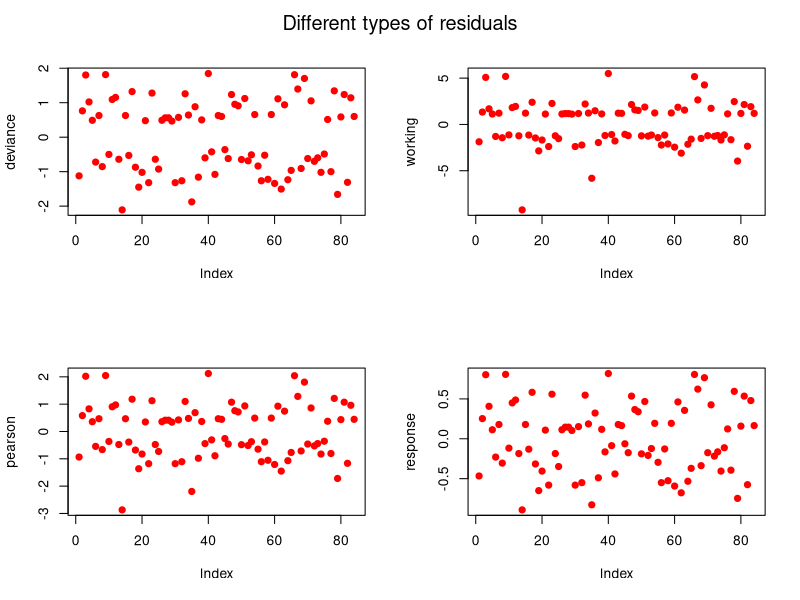
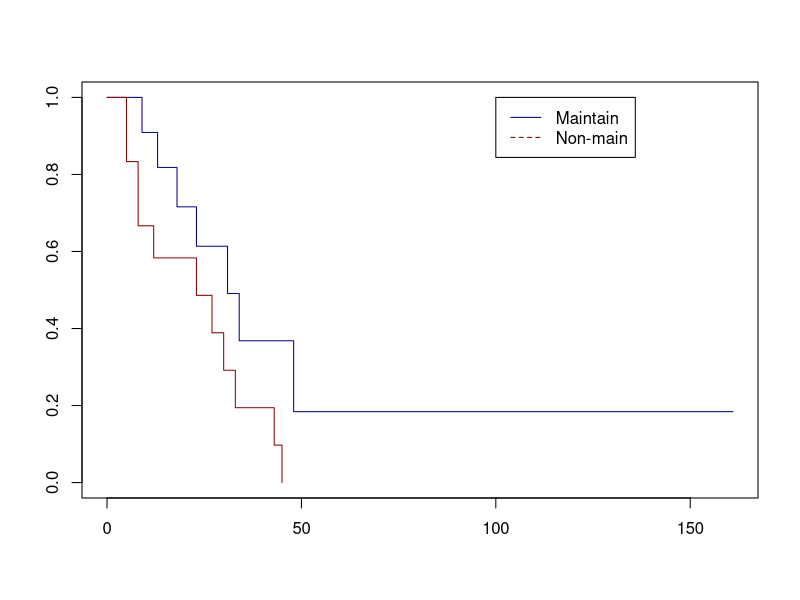
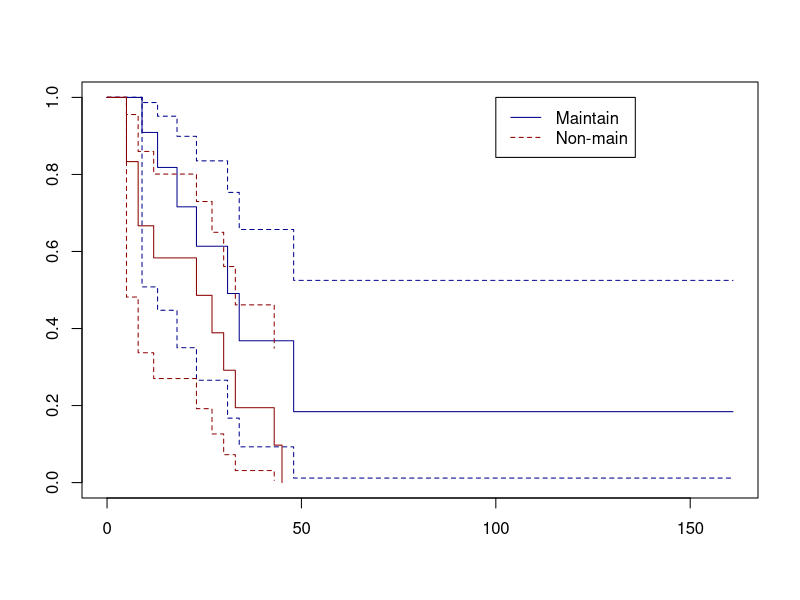

Reproduce these figures in R, in order.
###################################################
### chunk number 1: A eval=FALSE
###################################################
## #line 64 "L5-1"
## solar.radiation <- c(11.1, 10.6 ,  6.3 ,  8.8 ,  10.7 ,  11.2 ,  8.9 ,  12.2)


###################################################
### chunk number 2: B eval=FALSE
###################################################
## #line 69 "L5-1"
## myFn<-function(x) {
## 	results<-c(mean=mean(x), median=median(x), var=var(x))
## 	print(results)
## 	}
## myFn(solar.radiation)
## summary(solar.radiation)


###################################################
### chunk number 3: C eval=FALSE
###################################################
## #line 82 "L5-1"
## sr10 <- solar.radiation + 10
## myFn(sr10)


###################################################
### chunk number 4: D eval=FALSE
###################################################
## #line 88 "L5-1"
## par(mfrow=c(2,2))
## 
## myFn<-function(x, myTitle=NULL, myColor="red") {
## 	results<-c(mean=mean(x), median=median(x), var=var(x))
## 	print(results)
## 	hist(x,  main=myTitle, col=myColor)
## 	}
## 
## myFn(solar.radiation, myTitle="solar.radiation", myColor="magenta")
## myFn(sr10, myTitle="sr10", myColor="gold")


###################################################
### chunk number 5: E eval=FALSE
###################################################
## #line 103 "L5-1"
## myFn<-function(x, myTitle=NULL,yLab=NULL, myColor="red") {
## 	results<-c(mean=mean(x), median=median(x), var=var(x))
## 	print(results)
## 	hist(x,  main=myTitle, col=myColor)
## 	plot(x,  main=myTitle, col=myColor, ylab=yLab)
## 	}
## 
## myFn(solar.radiation, myTitle="solar radiation data", myColor="magenta", yLab="solar radiation observed")


###################################################
### chunk number 6: F eval=FALSE
###################################################
## #line 116 "L5-1"
## date <- 1:8 
## 
## myFn<-function(x, y, myTitle=NULL,yLab=NULL,xLab=NULL, myColor="red", abline=TRUE) {
## 	results<-c(mean=mean(x), median=median(x), var=var(x))
## 	print(results)
## 	hist(x,  main=myTitle, col=myColor)
## 	plot(y, x,  main=myTitle, col=myColor, ylab=yLab, xlab=xLab)
## 	lmObj <- lm(x ~ y)
## 	abline(lmObj, lwd=3, col="green", lty=2)
## 	}
## 
## myFn(solar.radiation, date,  myTitle="solar radiation data", yLab="solar radiation observed", xLab="date",myColor="magenta")


###################################################
### chunk number 7: lmcats
###################################################
#line 160 "L5-1"
library(MASS)
## dataset cats
str(cats)
cats.lmB <- lm(Hwt~Bwt, data=cats)
cats.lmS <- lm(Hwt~Sex, data=cats)
cats.lmBS <- lm(Hwt~Bwt + Sex, data=cats)


###################################################
### chunk number 8: crossval
###################################################
#line 181 "L5-1"
nfold <- 10
## nr is the number of observations
nr <- nrow(mtcars)
## nfold is the number of folds in the cross-validation
if(nfold > 1) k <- floor(nr/nfold) else {
	k <- 1
	nfold <- nr
}
smpl <- sample(nr)
mse.big <- mse.small <- NULL
    
for (i in 1:nfold) {
        if (i == nfold) s.ix <- smpl[c(((i - 1) * k + 1):nr)] else s.ix <- smpl[c(((i - 1) * k + 1):(i * k))]
	## fit the model
	mm.big <- lm(mpg ~ ., data=mtcars[-s.ix, , drop=FALSE])
	mm.small <- lm(mpg ~ wt, data=mtcars[-s.ix, , drop=FALSE]) 
	## assess the performance of the model
	pp.big <- predict(object=mm.big, newdata=mtcars[s.ix, !is.element(colnames(mtcars), "mpg")])
	pp.small <- predict(object=mm.small, newdata=mtcars[s.ix, !is.element(colnames(mtcars), "mpg")])
	## compute mean squared error (MSE)
	mse.big <- c(mse.big, sqrt(mean((mtcars[s.ix, "mpg"] - pp.big)^2)))
	mse.small <- c(mse.small, sqrt(mean((mtcars[s.ix, "mpg"] - pp.small)^2)))
}
names(mse.big) <- names(mse.small) <- paste("fold", 1:nfold, sep=".")

## compare the performance of the big and small models using a Wilcoxon Rank Sum test
wilcox.test(mse.big, mse.small, paired=TRUE, alternative="less")


###################################################
### chunk number 9: glm
###################################################
#line 253 "L5-1"
library(vcd)
str(Arthritis)


###################################################
### chunk number 10: glm1
###################################################
#line 260 "L5-1"
## transform the health status in a binary variable
Arthritis2 <- Arthritis
Arthritis2[ ,"Improved"] <- ifelse(Arthritis[ ,"Improved"] == "None", 0, 1)
Arthritis2 <- Arthritis2[sample(1:nrow(Arthritis2)), ]
logitm <- glm(Improved ~ Age + Sex + Treatment,
                  data = Arthritis2, family = binomial(link=logit))


###################################################
### chunk number 11: glm1summary
###################################################
#line 271 "L5-1"
summary(logitm)


###################################################
### chunk number 12: logitm2 eval=FALSE
###################################################
## #line 277 "L5-1"
## logitm2 <- glm(Improved ~ Treatment,
##                   data = Arthritis2, family = binomial(link=logit))
## summary(logitm2)
## summary(logitm2)$aic


###################################################
### chunk number 13: glmPlotRes
###################################################
#line 288 "L5-1"
opar <- par(mfrow=c(2,2))
for (i in c('deviance', 'working', 'pearson', 'response'))
 plot(resid(logitm, type=i), ylab=i, pch=19, col="red")
mtext('Different types of residuals',line=-2, outer=T, cex=1.2)
par(opar)


###################################################
### chunk number 14: logitmpredictnew
###################################################
#line 297 "L5-1"
predict(logitm, newdata=data.frame(Treatment="Placebo", Sex="Female", Age=32), type="response")
predict(logitm, newdata=data.frame(Treatment="Treated", Sex="Male", Age=70), type="response")


###################################################
### chunk number 15: logitmfitted eval=FALSE
###################################################
## #line 304 "L5-1"
## boxplot(logitm$fitted ~ Arthritis2[ ,"Improved"], main="Response vs fitted value", xlab="Response ('Improved')", ylab="Prediction (probability of improved health)")


###################################################
### chunk number 16: logitmfitted eval=FALSE
###################################################
## #line 310 "L5-1"
## boxplot(predict(logitm, newdata=Arthritis2, type="response") ~ Arthritis2[ ,"Improved"], main="Response vs fitted value", xlab="Response ('Improved')", ylab="Prediction (probability of improved health)")


###################################################
### chunk number 17: loadlibrary
###################################################
#line 319 "L5-1"
search()
library(survival)


###################################################
### chunk number 18: surv
###################################################
#line 326 "L5-1"
data(leukemia)
head(leukemia)
help(Surv)
mysurv <- Surv(leukemia$time, leukemia$status)
head(mysurv)


###################################################
### chunk number 19: survival
###################################################
#line 358 "L5-1"
leuk.km <- survfit(Surv(time, status) ~ x, data=leukemia)
plot(leuk.km, lty=1, col=c("darkblue","darkred"))
legend(100, 1, legend=c('Maintain', 'Non-main'), lty=1:2, col=c("darkblue","darkred"))


###################################################
### chunk number 20: Survival_conf
###################################################
#line 365 "L5-1"
leuk.km2 <- survfit(Surv(time, status) ~ x,
                   data=leukemia,
                   conf.type='log-log')
summary(leuk.km2)
plot(leuk.km2, mark.time=FALSE, conf.int=TRUE, lty=1, col=c("darkblue","darkred"))
legend(100, 1, legend=c('Maintain', 'Non-main'), lty=1:2, col=c("darkblue","darkred"))


###################################################
### chunk number 21: survivalTest
###################################################
#line 375 "L5-1"
survdiff(Surv(time, status) ~ x,
                   data=leukemia)


###################################################
### chunk number 22: survivalkm eval=FALSE
###################################################
## #line 382 "L5-1"
## colon.km <- survfit(Surv(time, status) ~ rx, data=colon)
## plot(colon.km, lty=1, col=c("darkblue", "darkgreen", "darkred"))
## legend(2500, 1, legend=c("Obs", "Lev", "Lev+5FU"), lty=1, col=c("darkblue", "darkgreen", "darkred"))
## ## logrank test
## survdiff(formula = Surv(time, status) ~ rx, data = colon)


###################################################
### chunk number 23: CoxProp
###################################################
#line 394 "L5-1"
leuk.ph <- coxph(Surv(time, status) ~ x, data=leukemia)
summary(leuk.ph)


###################################################
### chunk number 24: survivalcoxph eval=FALSE
###################################################
## #line 403 "L5-1"
## summary(coxph(Surv(time, status) ~ ., data=colon))


###################################################
### chunk number 25: image eval=FALSE
###################################################
## #line 426 "L5-1"
## save.image("L5.RData")
## savehistory("L5.Rhistory")
## dir()
## dir(pattern="RData")
## load("L5.RData")
## loadhistory("L5.Rhistory")


###################################################
### chunk number 26: system.time
###################################################
#line 532 "L5-1"
df<-matrix(rnorm(5000000), ncol=20000)
system.time(apply(df,1,mean))
system.time(rowMeans(df))


###################################################
### chunk number 27: pkgseleton eval=FALSE
###################################################
## #line 556 "L5-1"
## package.skeleton(name="myFirstRPackage")


###################################################
### chunk number 28: Rprofile eval=FALSE
###################################################
## #line 576 "L5-1"
## sessionInfo()
## search()
## q()


###################################################
### chunk number 29: Rprofile
###################################################
#line 598 "L5-1"
sessionInfo()
search()


###################################################
### chunk number 30: installed
###################################################
#line 618 "L5-1"
mypkg<-installed.packages()
dim(mypkg)
summary(mypkg)


###################################################
### chunk number 31: pkg eval=FALSE
###################################################
## #line 629 "L5-1"
## packageStatus()


###################################################
### chunk number 32: pkgmac
###################################################
#line 633 "L5-1"
packageStatus(repositories="http://software.rc.fas.harvard.edu/mirrors/R/bin/macosx/leopard/contrib/2.12")


###################################################
### chunk number 33: class
###################################################
#line 698 "L5-1"
a<- c(1:10)
class(a)
is.data.frame(a)
is.matrix(a)
is.character(a)
a<-as.factor(a)
class(a)
is.character(a)
is.factor(a)
class(as.character(a))


###################################################
### chunk number 34: grep
###################################################
#line 721 "L5-1"
grep("A", LETTERS)
grep("A", LETTERS, value=TRUE)


###################################################
### chunk number 35: sub
###################################################
#line 728 "L5-1"
sub("B", "A", LETTERS)


###################################################
### chunk number 36: strsplit
###################################################
#line 734 "L5-1"
a<-date()
strsplit(a, " ")
strsplit(a, "J")
b<-strsplit(a, "11")
class(b)
b<-unlist(b)
class(b)


###################################################
### chunk number 37: strsplit
###################################################
#line 746 "L5-1"
a<-"aedin@jimmy.harvard.edu"
strsplit(a, "\\.")


###################################################
### chunk number 38: NA
###################################################
#line 754 "L5-1"
a<-c(1:10, NA, NA)
a<-c(1:10, NA, NA)
summary(a)
mean(a)
